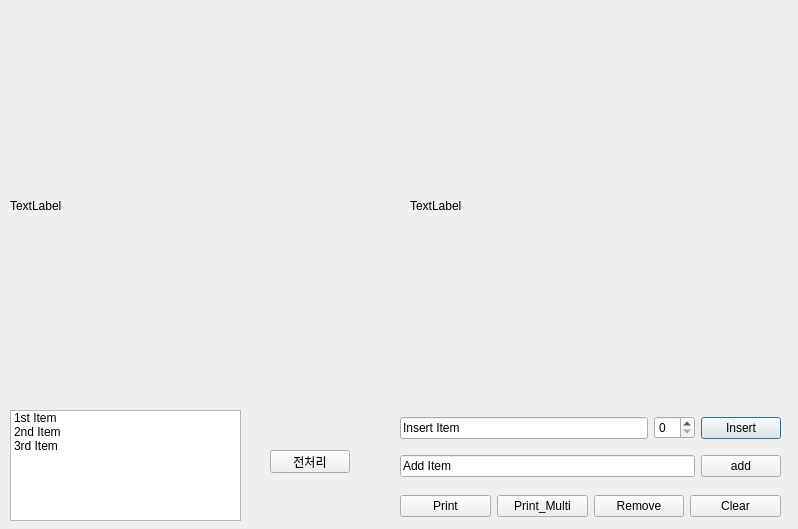
<?xml version="1.0" encoding="UTF-8"?>
<ui version="4.0">
 <class>Dialog</class>
 <widget class="QDialog" name="Dialog">
  <property name="geometry">
   <rect>
    <x>0</x>
    <y>0</y>
    <width>798</width>
    <height>529</height>
   </rect>
  </property>
  <property name="windowTitle">
   <string>Dialog</string>
  </property>
  <widget class="QListWidget" name="listWidget_Test">
   <property name="geometry">
    <rect>
     <x>10</x>
     <y>410</y>
     <width>231</width>
     <height>111</height>
    </rect>
   </property>
   <property name="dragDropMode">
    <enum>QAbstractItemView::NoDragDrop</enum>
   </property>
   <property name="selectionMode">
    <enum>QAbstractItemView::MultiSelection</enum>
   </property>
   <property name="wordWrap">
    <bool>false</bool>
   </property>
   <item>
    <property name="text">
     <string>1st Item</string>
    </property>
   </item>
   <item>
    <property name="text">
     <string>2nd Item</string>
    </property>
   </item>
   <item>
    <property name="text">
     <string>3rd Item</string>
    </property>
   </item>
  </widget>
  <widget class="QWidget" name="layoutWidget">
   <property name="geometry">
    <rect>
     <x>400</x>
     <y>410</y>
     <width>381</width>
     <height>36</height>
    </rect>
   </property>
   <layout class="QHBoxLayout" name="horizontalLayout_2">
    <item>
     <widget class="QLineEdit" name="line_insertItem">
      <property name="text">
       <string>Insert Item</string>
      </property>
     </widget>
    </item>
    <item>
     <widget class="QSpinBox" name="spin_insertRow"/>
    </item>
    <item>
     <widget class="QPushButton" name="btn_insertItem">
      <property name="text">
       <string>Insert</string>
      </property>
     </widget>
    </item>
   </layout>
  </widget>
  <widget class="QWidget" name="layoutWidget">
   <property name="geometry">
    <rect>
     <x>400</x>
     <y>450</y>
     <width>381</width>
     <height>33</height>
    </rect>
   </property>
   <layout class="QHBoxLayout" name="horizontalLayout">
    <item>
     <widget class="QLineEdit" name="line_addItem">
      <property name="text">
       <string>Add Item</string>
      </property>
     </widget>
    </item>
    <item>
     <widget class="QPushButton" name="btn_addItem">
      <property name="text">
       <string>add</string>
      </property>
     </widget>
    </item>
   </layout>
  </widget>
  <widget class="QWidget" name="layoutWidget">
   <property name="geometry">
    <rect>
     <x>400</x>
     <y>490</y>
     <width>381</width>
     <height>32</height>
    </rect>
   </property>
   <layout class="QHBoxLayout" name="horizontalLayout_3">
    <item>
     <widget class="QPushButton" name="btn_printItem">
      <property name="text">
       <string>Print</string>
      </property>
     </widget>
    </item>
    <item>
     <widget class="QPushButton" name="btn_printMultiItems">
      <property name="text">
       <string>Print_Multi</string>
      </property>
     </widget>
    </item>
    <item>
     <widget class="QPushButton" name="btn_removeItem">
      <property name="text">
       <string>Remove</string>
      </property>
     </widget>
    </item>
    <item>
     <widget class="QPushButton" name="btn_clearItem">
      <property name="text">
       <string>Clear</string>
      </property>
     </widget>
    </item>
   </layout>
  </widget>
  <widget class="QPushButton" name="btn_Preprocessing">
   <property name="geometry">
    <rect>
     <x>270</x>
     <y>450</y>
     <width>80</width>
     <height>23</height>
    </rect>
   </property>
   <property name="text">
    <string>전처리</string>
   </property>
  </widget>
  <widget class="QLabel" name="label_picture01">
   <property name="geometry">
    <rect>
     <x>10</x>
     <y>10</y>
     <width>381</width>
     <height>391</height>
    </rect>
   </property>
   <property name="text">
    <string>TextLabel</string>
   </property>
  </widget>
  <widget class="QLabel" name="label_picture02">
   <property name="geometry">
    <rect>
     <x>410</x>
     <y>10</y>
     <width>381</width>
     <height>391</height>
    </rect>
   </property>
   <property name="text">
    <string>TextLabel</string>
   </property>
  </widget>
 </widget>
 <resources/>
 <connections/>
</ui>
